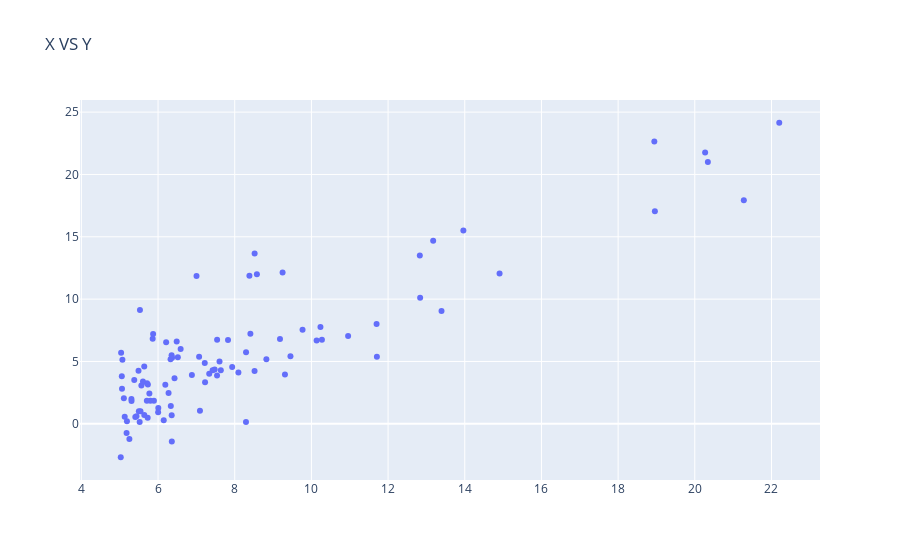

Notebook code cell kept with this figure:
### Code cell
# Preprocessing Input data
data = pd.read_csv('data.csv')
X = data.iloc[:, 0]
Y = data.iloc[:, 1]
data1 = go.Scatter(
   x= X,
   y=Y,
   mode="markers"
)
layout = go.Layout(
   {
      "title":"X VS Y"
   }
)
fig = go.Figure(data = data1, layout = layout)
iplot(fig)
